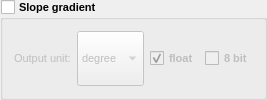
                  <widget class="QGroupBox" name="group_slope">
                   <property name="enabled">
                    <bool>true</bool>
                   </property>
                   <property name="sizePolicy">
                    <sizepolicy hsizetype="Preferred" vsizetype="Preferred">
                     <horstretch>0</horstretch>
                     <verstretch>0</verstretch>
                    </sizepolicy>
                   </property>
                   <property name="font">
                    <font>
                     <pointsize>8</pointsize>
                     <weight>75</weight>
                     <bold>true</bold>
                    </font>
                   </property>
                   <property name="accessibleDescription">
                    <string>slope_gradient</string>
                   </property>
                   <property name="title">
                    <string>Slope gradient</string>
                   </property>
                   <property name="flat">
                    <bool>false</bool>
                   </property>
                   <property name="checkable">
                    <bool>true</bool>
                   </property>
                   <property name="checked">
                    <bool>false</bool>
                   </property>
                   <layout class="QHBoxLayout" name="horizontalLayout_19" stretch="0,0,0">
                    <item>
                     <layout class="QHBoxLayout" name="horizontalLayout_47">
                      <item>
                       <widget class="QLabel" name="label_47">
                        <property name="sizePolicy">
                         <sizepolicy hsizetype="Preferred" vsizetype="Preferred">
                          <horstretch>0</horstretch>
                          <verstretch>0</verstretch>
                         </sizepolicy>
                        </property>
                        <property name="font">
                         <font>
                          <pointsize>8</pointsize>
                          <weight>50</weight>
                          <bold>false</bold>
                         </font>
                        </property>
                        <property name="text">
                         <string>Output unit:</string>
                        </property>
                       </widget>
                      </item>
                      <item>
                       <widget class="QComboBox" name="combo_slp_output_units">
                        <property name="sizePolicy">
                         <sizepolicy hsizetype="Preferred" vsizetype="Preferred">
                          <horstretch>0</horstretch>
                          <verstretch>0</verstretch>
                         </sizepolicy>
                        </property>
                        <property name="font">
                         <font>
                          <pointsize>8</pointsize>
                          <weight>50</weight>
                          <bold>false</bold>
                         </font>
                        </property>
                        <property name="accessibleDescription">
                         <string>sky_model</string>
                        </property>
                        <item>
                         <property name="text">
                          <string>degree</string>
                         </property>
                        </item>
                        <item>
                         <property name="text">
                          <string>radian</string>
                         </property>
                        </item>
                        <item>
                         <property name="text">
                          <string>percent</string>
                         </property>
                        </item>
                       </widget>
                      </item>
                     </layout>
                    </item>
                    <item>
                     <spacer name="horizontalSpacer_13">
                      <property name="orientation">
                       <enum>Qt::Horizontal</enum>
                      </property>
                      <property name="sizeType">
                       <enum>QSizePolicy::Expanding</enum>
                      </property>
                      <property name="sizeHint" stdset="0">
                       <size>
                        <width>0</width>
                        <height>20</height>
                       </size>
                      </property>
                     </spacer>
                    </item>
                    <item>
                     <layout class="QHBoxLayout" name="horizontalLayout_6">
                      <item>
                       <widget class="QCheckBox" name="check_slp_float">
                        <property name="sizePolicy">
                         <sizepolicy hsizetype="Preferred" vsizetype="Preferred">
                          <horstretch>0</horstretch>
                          <verstretch>0</verstretch>
                         </sizepolicy>
                        </property>
                        <property name="font">
                         <font>
                          <pointsize>8</pointsize>
                         </font>
                        </property>
                        <property name="text">
                         <string>float</string>
                        </property>
                        <property name="checked">
                         <bool>true</bool>
                        </property>
                       </widget>
                      </item>
                      <item>
                       <widget class="QCheckBox" name="check_slp_8bit">
                        <property name="sizePolicy">
                         <sizepolicy hsizetype="Preferred" vsizetype="Preferred">
                          <horstretch>0</horstretch>
                          <verstretch>0</verstretch>
                         </sizepolicy>
                        </property>
                        <property name="font">
                         <font>
                          <pointsize>8</pointsize>
                         </font>
                        </property>
                        <property name="text">
                         <string>8 bit</string>
                        </property>
                       </widget>
                      </item>
                     </layout>
                    </item>
                   </layout>
                  </widget>
